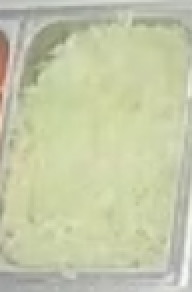
#> input picture 02. Color analysis/color_analysis/lettuce/01. full.png, 96 x 146 px, found by its file name (shown 2 times larger); its folder holds only this picture in this run
$ python color_analysis_lettuce.py
#> lines starting #> are read from the running program, lines starting #| are printed output that depends on the picture; after the words box and inside, x2 and y2 are one past the last pixel; in counts of white or black regions, pixels touching at a corner belong together
import cv2
import numpy as np
import os
import matplotlib.pyplot as plt

def analyze_lettuce_exg_red_focus(folder_path):
#> called with folder_path = 'color_analysis\\lettuce'
    if not os.path.exists(folder_path):
        print("Error: Carpeta no encontrada.")
        return

    files = sorted([f for f in os.listdir(folder_path) if f.endswith('.png')])
    results_data = []

    print(f"{'ARCHIVO':<25} | {'% FINAL':<10}")
    print("-" * 40)

    for filename in files:
        path = os.path.join(folder_path, filename)
        img = cv2.imread(path)
#> img is the input picture: shape (146, 96, 3); mean B, G, R 168.4, 201, 196.6
        if img is None: continue

        # Trabajamos con floats para evitar desbordamientos en la resta
        img_float = img.astype(np.float32)

        # Separamos canales
        b, g, r = cv2.split(img_float)
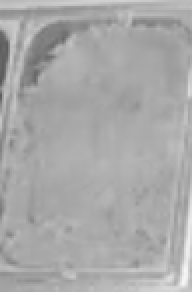
#> b: shape (146, 96) float32 (shown 2 times larger); min 88, max 247, mean 168.4

        # --- CÁLCULO CIENTÍFICO: EXCESS GREEN INDEX (ExG) ---
        # (SEÑAL INTACTA, tal como la pediste)
        exg = 2 * g - r - b
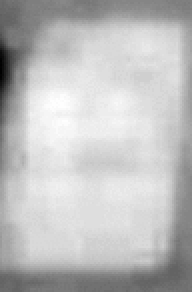
#> exg: shape (146, 96) float32 (shown 2 times larger); min -40, max 63, mean 37.1; drawn with min black and max white

        # Normalizamos el resultado a 0-255 para hacerlo imagen (MINMAX)
        # Esto hace que el valor más alto de CADA foto sea 255 (Rojo Puro)
        exg_norm = cv2.normalize(exg, None, 0, 255, cv2.NORM_MINMAX)
        exg_norm = exg_norm.astype(np.uint8)

        # --- UMBRALIZACIÓN (AQUÍ ESTÁ EL CAMBIO) ---
        # Antes estaba en 40 (tomaba azul/verde).
        # Lo subimos a 190 para que solo tome la zona ROJA/NARANJA del mapa de calor.
        _, mask = cv2.threshold(exg_norm, 150, 255, cv2.THRESH_BINARY)
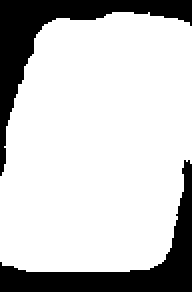
#> mask: shape (146, 96) (shown 2 times larger); 78.3% white; 2 black regions, box (x1, y1, x2, y2) and area: (0, 0, 96, 88) 1577, (0, 80, 96, 146) 1462

        # --- LIMPIEZA DE RUIDO ---
        kernel_clean = np.ones((3,3), np.uint8)
        mask_clean = cv2.erode(mask, kernel_clean, iterations=1)
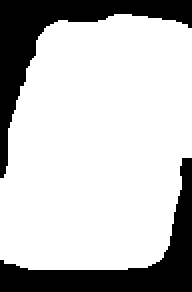
#> mask_clean: shape (146, 96) (shown 2 times larger); 75.8% white; 2 black regions, box (x1, y1, x2, y2) and area: (0, 0, 96, 89) 1766, (0, 79, 96, 146) 1626

        # DILATE suave
        mask_final = cv2.dilate(mask_clean, kernel_clean, iterations=1)
#> mask_final: shape (146, 96); 78.3% white; 2 black regions

        # Filtro de área final
        contours, _ = cv2.findContours(mask_final, cv2.RETR_EXTERNAL, cv2.CHAIN_APPROX_NONE)
#> contours = 1 contour; box (x1, y1, x2, y2) and area: (0, 6, 96, 136) 10772
        mask_filtered = np.zeros_like(mask_final)

        for cnt in contours:
            if cv2.contourArea(cnt) > 30:
                cv2.drawContours(mask_filtered, [cnt], -1, 255, -1)
#> this loop made 1 pass

        # CÁLCULO
        food_pixels = cv2.countNonZero(mask_filtered)
#> food_pixels = 10970
        total_pixels = img.shape[0] * img.shape[1]
#> total_pixels = 14016
        percent = (food_pixels / total_pixels) * 100
#> percent = 78.27

        # VISUALIZACIÓN
        img_visual = img.copy()
        contours_vis, _ = cv2.findContours(mask_filtered, cv2.RETR_EXTERNAL, cv2.CHAIN_APPROX_NONE)
#> contours_vis has the same summary as contours
        # Dibujamos en verde neón
        cv2.drawContours(img_visual, contours_vis, -1, (0, 255, 0), 2)
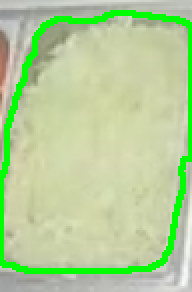
#> img_visual: shape (146, 96, 3) (shown 2 times larger); 8.43% of pixels changed, all inside (x1, y1, x2, y2) = (0, 5, 96, 137)

        # Visualizamos el mapa ExG en falso color
        heatmap_view = cv2.applyColorMap(exg_norm, cv2.COLORMAP_JET)
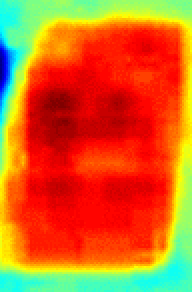
#> heatmap_view: shape (146, 96, 3) (shown 2 times larger); mean B, G, R 33.1, 102.3, 213.2

        state_name = filename.replace('.png', '')
        results_data.append({
            'name': state_name,
            'percent': percent,
            'image': cv2.cvtColor(img_visual, cv2.COLOR_BGR2RGB),
            'heatmap': cv2.cvtColor(heatmap_view, cv2.COLOR_BGR2RGB)
        })

        print(f"{state_name:<25} | {percent:6.2f}%")
#| 01. full                  |  78.27%

    # GRAFICAR
    if not results_data: return
    num_images = len(results_data)
#> num_images = 1
    import math
    cols = 3
    rows = math.ceil(num_images / cols)
#> rows = 1

    fig = plt.figure(figsize=(16, 5 * rows))
    plt.suptitle("Lettuce", fontsize=16)

    for i in range(num_images):
        r = (i // cols); c = (i % cols)

        ax_img = fig.add_subplot(rows * 2, cols, (r * 2 * cols) + c + 1)
        data = results_data[i]
        ax_img.imshow(data['image'])
        ax_img.set_title(f"{data['name']}\n{data['percent']:.1f}%", fontsize=10, fontweight='bold')
        ax_img.axis('off')

        ax_heat = fig.add_subplot(rows * 2, cols, ((r * 2 + 1) * cols) + c + 1)
        ax_heat.imshow(data['heatmap'])
        ax_heat.set_title("Mapa ExG", fontsize=9)
        ax_heat.axis('off')

    plt.tight_layout()
    plt.show()
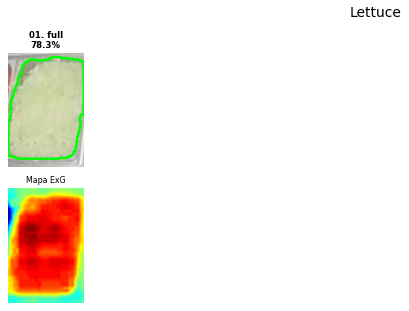
#> figure drawn by matplotlib, 2 panels

if __name__ == "__main__":
    folder = r"color_analysis\lettuce"
    analyze_lettuce_exg_red_focus(folder)

$ run again, on 02. Color analysis/color_analysis/lettuce/04. empty.png
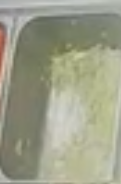
#> input picture 02. Color analysis/color_analysis/lettuce/04. empty.png, 121 x 184 px, found by its file name
#> in analyze_lettuce_exg_red_focus, img is the input picture: shape (184, 121, 3); mean B, G, R 136.5, 158.5, 157
#> mask: shape (184, 121); 91.2% white; 10 black regions (7 under 20 px), largest, box (x1, y1, x2, y2) and area: (0, 0, 84, 119) 1728, (52, 112, 66, 134) 173, (0, 177, 10, 184) 45
#> mask_clean: shape (184, 121); 89.2% white; 3 black regions, box (x1, y1, x2, y2) and area: (0, 0, 85, 120) 2026, (51, 111, 68, 135) 300, (0, 174, 11, 184) 83
#> mask_final: shape (184, 121); 90.9% white; 4 black regions (1 under 20 px)
#> contours = 2 contours, 1 with area under 20; largest, box (x1, y1, x2, y2) and area: (0, 0, 121, 184) 20140
#> the loop in analyze_lettuce_exg_red_focus, `for cnt in contours:` made 2 passes
#> after the loop in analyze_lettuce_exg_red_focus, `for cnt in contours:`:
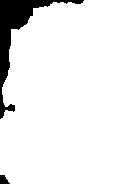
#> mask_filtered: shape (184, 121); 91.8% white; 2 black regions
#> food_pixels = 20439
#> percent = 91.8
#> contours_vis = 1 contour; box (x1, y1, x2, y2) and area: (0, 0, 121, 184) 20140
#> img_visual: shape (184, 121, 3); 6.77% of pixels changed, all inside (x1, y1, x2, y2) = (0, 0, 121, 184)
#| 04. empty                 |  91.80%
#> num_images = 1
#> in analyze_lettuce_exg_red_focus, `plt.show()`:
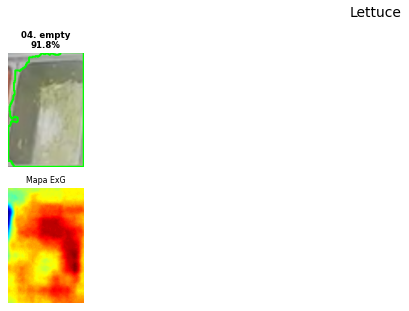
#> figure drawn by matplotlib, 2 panels

$ run again, on 02. Color analysis/color_analysis/lettuce/04. low.png
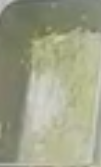
#> input picture 02. Color analysis/color_analysis/lettuce/04. low.png, 101 x 167 px, found by its file name
#> in analyze_lettuce_exg_red_focus, img is the input picture: shape (167, 101, 3); mean B, G, R 136, 161.3, 158.6
#> in analyze_lettuce_exg_red_focus, `_, mask = cv2.threshold(exg_norm, 150, 255, cv2.THRESH_BINARY)`:
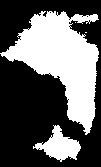
#> mask: shape (167, 101); 38.5% white; 4 white regions (2 under 20 px), largest, box (x1, y1, x2, y2) and area: (0, 11, 99, 135) 5653, (33, 125, 81, 162) 833
#> mask_clean: shape (167, 101); 33.2% white; 3 white regions, box (x1, y1, x2, y2) and area: (2, 13, 98, 132) 4887, (36, 127, 80, 159) 626, (72, 15, 97, 22) 84
#> mask_final: shape (167, 101); 37.5% white; 3 white regions
#> contours = 3 contours; box (x1, y1, x2, y2) and area: (1, 12, 99, 133) 5180, (35, 126, 81, 160) 736, (71, 14, 98, 23) 133
#> the loop in analyze_lettuce_exg_red_focus, `for cnt in contours:` made 3 passes
#> food_pixels = 6327
#> percent = 37.51
#> contours_vis has the same summary as contours
#> img_visual: shape (167, 101, 3); 11.57% of pixels changed, all inside (x1, y1, x2, y2) = (0, 11, 100, 161)
#| 04. low                   |  37.51%
#> num_images = 1
#> in analyze_lettuce_exg_red_focus, `plt.show()`:
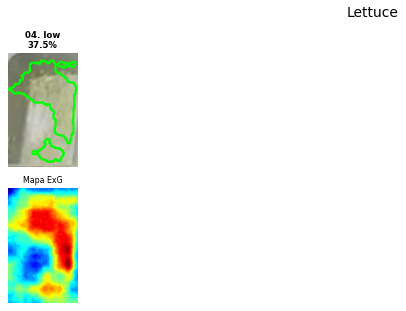
#> figure drawn by matplotlib, 2 panels

$ run again, on 02. Color analysis/color_analysis/lettuce/05. empty.png
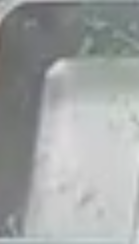
#> input picture 02. Color analysis/color_analysis/lettuce/05. empty.png, 139 x 244 px, found by its file name
#> in analyze_lettuce_exg_red_focus, img is the input picture: shape (244, 139, 3); mean B, G, R 164.2, 164.8, 161.4
#> mask: shape (244, 139); 18.2% white; 15 white regions (11 under 20 px), largest, box (x1, y1, x2, y2) and area: (75, 0, 139, 122) 5903, (0, 155, 18, 169) 153, (104, 240, 120, 244) 33, (86, 100, 94, 108) 31
#> mask_clean: shape (244, 139); 16.3% white; 6 white regions (4 under 20 px), largest, box (x1, y1, x2, y2) and area: (78, 0, 139, 120) 5419, (0, 158, 17, 166) 83
#> mask_final: shape (244, 139); 17.5% white; 5 white regions (3 under 20 px)
#> contours = 5 contours, 3 with area under 20; largest, box (x1, y1, x2, y2) and area: (77, 0, 139, 121) 5584, (0, 157, 18, 167) 111
#> the loop in analyze_lettuce_exg_red_focus, `for cnt in contours:` made 5 passes
#> food_pixels = 5910
#> percent = 17.43
#> contours_vis = 2 contours; box (x1, y1, x2, y2) and area: (77, 0, 139, 121) 5584, (0, 157, 18, 167) 111
#> img_visual: shape (244, 139, 3); 3.77% of pixels changed, all inside (x1, y1, x2, y2) = (0, 0, 139, 168)
#| 05. empty                 |  17.43%
#> num_images = 1
#> in analyze_lettuce_exg_red_focus, `plt.show()`:
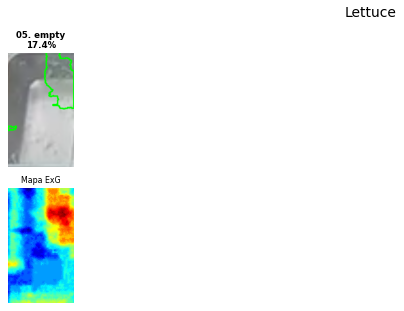
#> figure drawn by matplotlib, 2 panels
